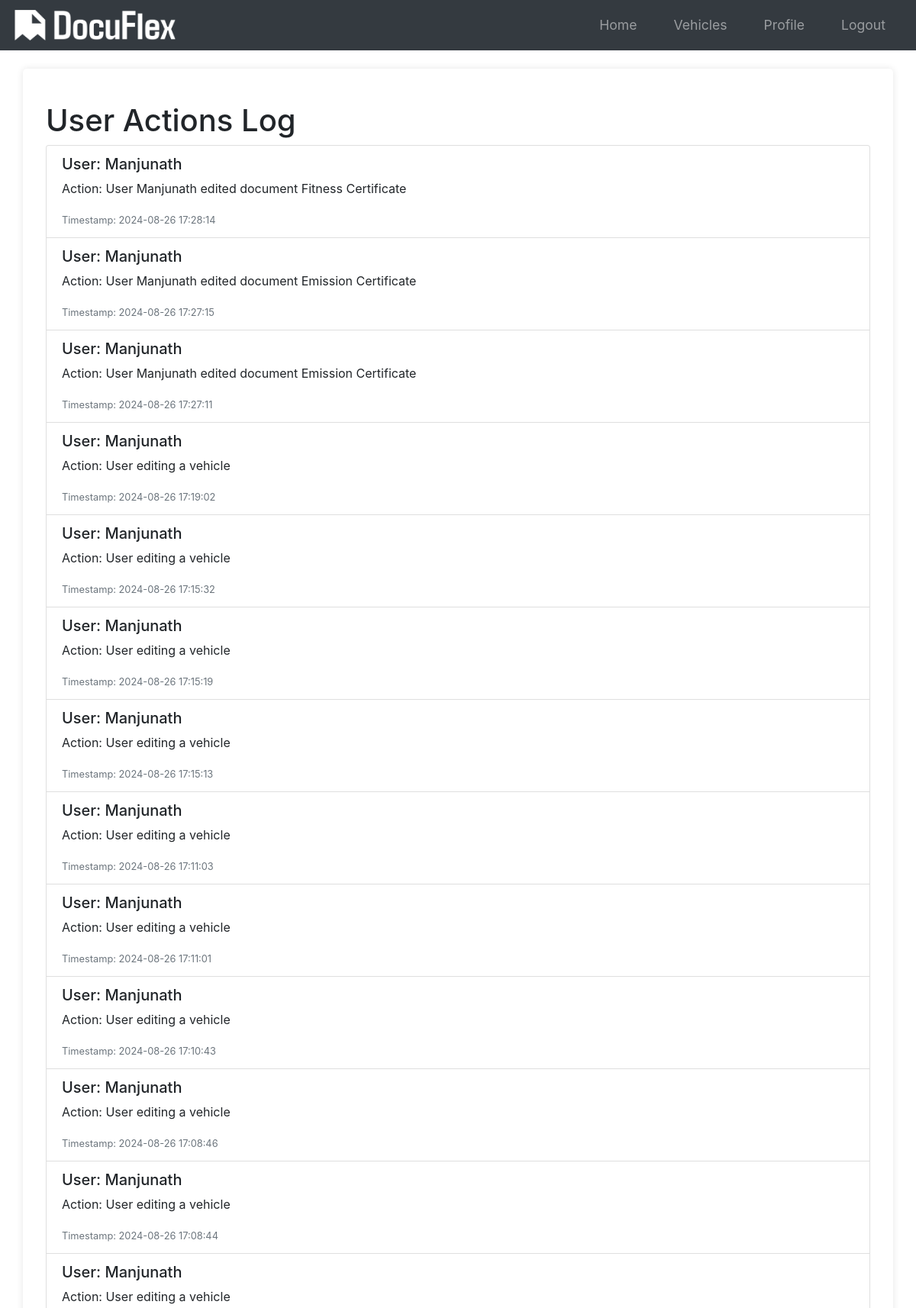
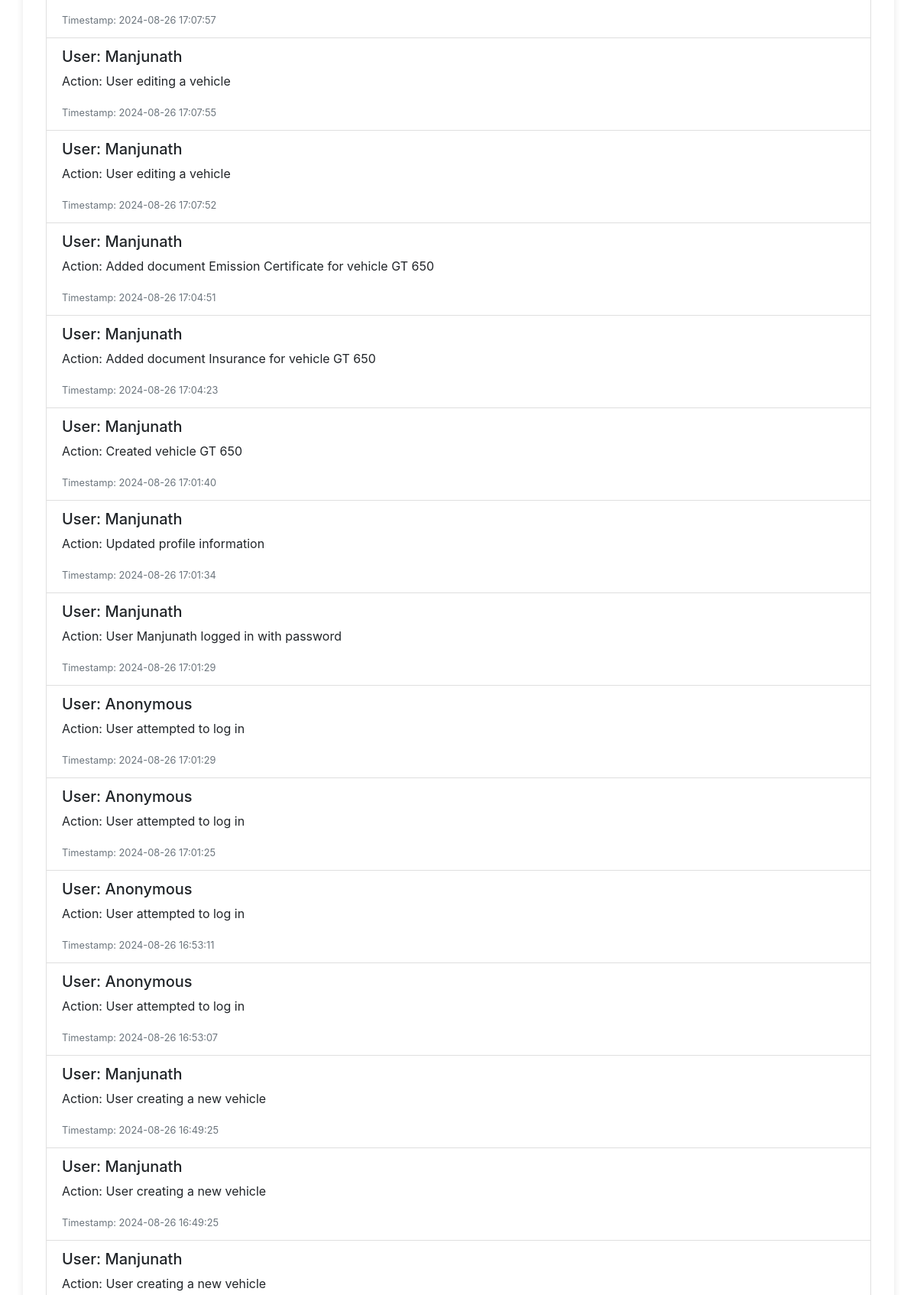
The app's page /logs (signed in, upper part) with its own data (2 pictures, top to bottom).
### app/models.py (models this page shows, shortened)
class Log(db.Model):
    id = db.Column(db.Integer, primary_key=True)
    user_id = db.Column(db.Integer, db.ForeignKey('user.id'), nullable=True)
    action = db.Column(db.String(255), nullable=False)
    timestamp = db.Column(db.DateTime, nullable=False, default=datetime.utcnow)

class User(db.Model, UserMixin):
    id = db.Column(db.Integer, primary_key=True)
    username = db.Column(db.String(20), unique=True, nullable=False)
    email = db.Column(db.String(120), unique=True, nullable=False)
    phone = db.Column(db.String(20), nullable=True)  # Add phone field
    image_file = db.Column(db.String(20), nullable=False, default="default.jpg")
    password = db.Column(db.String(60), nullable=False)
    vehicles = db.relationship("Vehicle", backref="owner", lazy=True)
    compliance_alerts = db.relationship('ComplianceAlert', backref='user', lazy=True)
    feedbacks = db.relationship('Feedback', backref='user', lazy=True)
    logs = db.relationship('Log', backref='user', lazy=True)

### app/routes.py (the view)
@main.route("/logs")
@login_required  # Ensure only logged-in users can see this
def view_logs():
    logs = Log.query.order_by(Log.timestamp.desc()).all()
    return render_template("view_logs.html", logs=logs)

### app/__init__.py (called while the page is built)
def create_app(config_class=Config):
    app = Flask(__name__)
    app.config.from_object(config_class)
    db.init_app(app)
    bcrypt.init_app(app)
    login_manager.init_app(app)
    mail.init_app(app)
    migrate.init_app(app, db)
    login_manager.login_view = "main.login"
    login_manager.login_message_category = "info"
    from app.models import User
    @login_manager.user_loader
    def load_user(user_id):
        return User.query.get(int(user_id))
    from app.routes import main as main_blueprint
    app.register_blueprint(main_blueprint)
    scheduler = BackgroundScheduler()
    scheduler.add_job(check_document_expirations, "interval", hours=24)
    scheduler.start()
    return app

### app/templates/view_logs.html (shortened to what this page needs)
{% extends "base.html" %}
{% block content %}
<div class="container">
    <h1 class="mt-4">User Actions Log</h1>
    <div class="list-group">
        {% for log in logs %}
        <div class="list-group-item">
            <h5>User: {{ log.user.username if log.user else "Anonymous" }}</h5>
            <p>Action: {{ log.action }}</p>
            <small class="text-muted">Timestamp: {{ log.timestamp.strftime('%Y-%m-%d %H:%M:%S') }}</small>
        </div>
        {% endfor %}
    </div>
</div>
{% endblock %}

### app/static/styles.css (style rules this page uses)
body { font-family: Arial, sans-serif; margin: 0; padding: 0; background-color: #f4f4f4; }
.container { width: 80%; margin: 0 auto; }
body { font-family: Arial, sans-serif; margin: 0; padding: 0; }

### app/templates/base.html (style rules this page uses)
html, body { height: 100%; margin: 0; display: flex; flex-direction: column; }
.container { flex: 1; }

### records on screen
Log: user "Manjunath", action "User Manjunath edited document Fitness Certificate", timestamp "2024-08-26 17:28:14"
Log: user "Manjunath", action "User Manjunath edited document Emission Certificate", timestamp "2024-08-26 17:27:15"
Log: user "Manjunath", action "User Manjunath edited document Emission Certificate", timestamp "2024-08-26 17:27:11"
Log: user "Manjunath", action "User editing a vehicle", timestamp "2024-08-26 17:19:02"
Log: user "Manjunath", action "User editing a vehicle", timestamp "2024-08-26 17:15:32"
Log: user "Manjunath", action "User editing a vehicle", timestamp "2024-08-26 17:15:19"
Log: user "Manjunath", action "User editing a vehicle", timestamp "2024-08-26 17:15:13"
Log: user "Manjunath", action "User editing a vehicle", timestamp "2024-08-26 17:11:03"
Log: user "Manjunath", action "User editing a vehicle", timestamp "2024-08-26 17:11:01"
Log: user "Manjunath", action "User editing a vehicle", timestamp "2024-08-26 17:10:43"
Log: user "Manjunath", action "User editing a vehicle", timestamp "2024-08-26 17:08:46"
Log: user "Manjunath", action "User editing a vehicle", timestamp "2024-08-26 17:08:44"
Log: user "Manjunath", action "User editing a vehicle", timestamp "2024-08-26 17:07:57"
Log: user "Manjunath", action "User editing a vehicle", timestamp "2024-08-26 17:07:55"
Log: user "Manjunath", action "User editing a vehicle", timestamp "2024-08-26 17:07:52"
Log: user "Manjunath", action "Added document Emission Certificate for vehicle GT 650", timestamp "2024-08-26 17:04:51"
Log: user "Manjunath", action "Added document Insurance for vehicle GT 650", timestamp "2024-08-26 17:04:23"
Log: user "Manjunath", action "Created vehicle GT 650", timestamp "2024-08-26 17:01:40"
Log: user "Manjunath", action "Updated profile information", timestamp "2024-08-26 17:01:34"
Log: user "Manjunath", action "User Manjunath logged in with password", timestamp "2024-08-26 17:01:29"
Log: user "Anonymous", action "User attempted to log in", timestamp "2024-08-26 17:01:29"
Log: user "Anonymous", action "User attempted to log in", timestamp "2024-08-26 17:01:25"
Log: user "Anonymous", action "User attempted to log in", timestamp "2024-08-26 16:53:11"
Log: user "Anonymous", action "User attempted to log in", timestamp "2024-08-26 16:53:07"
Log: user "Manjunath", action "User creating a new vehicle", timestamp "2024-08-26 16:49:25"
Log: user "Manjunath", action "User creating a new vehicle", timestamp "2024-08-26 16:49:25"
Log: user "Manjunath", action "User creating a new vehicle"
